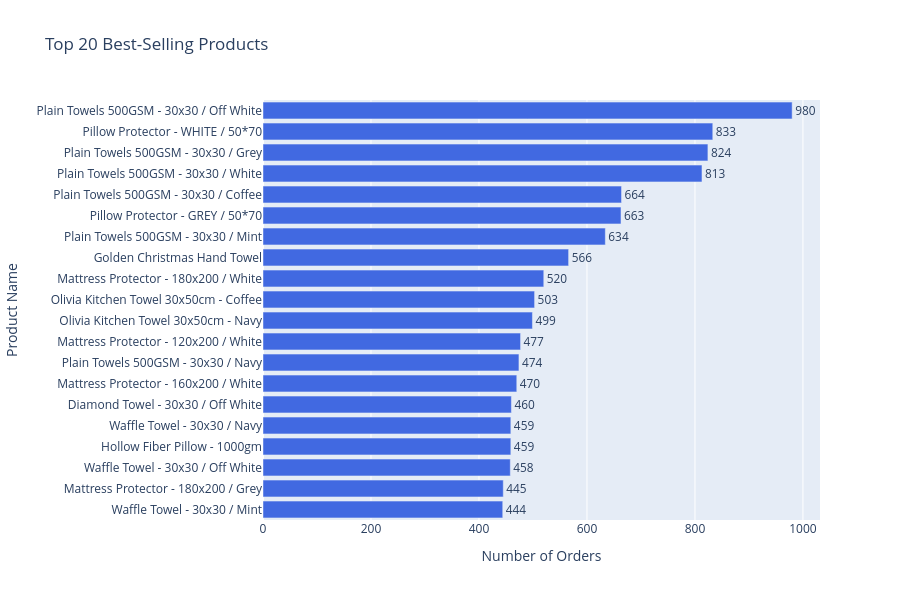

The notebook cell saved with this chart:
### Code cell
all_products = df['Lineitem name'].explode()
all_products = pd.concat([all_products, df['Lineitem quantity'].explode()], axis=1)

all_products['Lineitem quantity'] = pd.to_numeric(all_products['Lineitem quantity'], errors='coerce')

top_products = all_products.groupby('Lineitem name')['Lineitem quantity'].sum().sort_values(ascending=False).head(20)

fig = px.bar(
    top_products, 
    x=top_products.values, 
    y=top_products.index, 
    orientation='h',
    title="Top 20 Best-Selling Products",
    labels={'x': 'Number of Orders', 'y': 'Product Name'},
    text=top_products.values,
)

fig.update_layout(
    xaxis_title="Number of Orders", 
    yaxis_title="Product Name", 
    height=600, 
    width=900,
    yaxis={'categoryorder':'total ascending'}
)

fig.update_traces(marker_color='royalblue', textposition='outside')

fig.show()

### Figure 1 — Plotly figure (JSON) as saved in the notebook; plotly's stock layout.template omitted (floating-point values rounded to 4 significant figures)
{"data": [{"hovertemplate": "Number of Orders=%{x}<br>Lineitem name=%{y}<br>text=%{text}<extra></extra>", "legendgroup": "", "marker": {"color": "royalblue", "pattern": {"shape": ""}}, "name": "", "orientation": "h", "showlegend": false, "text": [980.0, 833.0, 824.0, 813.0, 664.0, 663.0, 634.0, 566.0, 520.0, 503.0, 499.0, 477.0, 474.0, 470.0, 460.0, 459.0, 459.0, 458.0, 445.0, 444.0], "textposition": "outside", "type": "bar", "x": [980, 833, 824, 813, 664, 663, 634, 566, 520, 503, 499, 477, 474, 470, 460, 459, 459, 458, 445, 444], "xaxis": "x", "y": ["Plain Towels 500GSM - 30x30 / Off White", "Pillow Protector - WHITE / 50*70", "Plain Towels 500GSM - 30x30 / Grey", "Plain Towels 500GSM - 30x30 / White", "Plain Towels 500GSM - 30x30 / Coffee", "Pillow Protector - GREY / 50*70", "Plain Towels 500GSM - 30x30 / Mint", "Golden Christmas Hand Towel", "Mattress Protector - 180x200 / White", "Olivia Kitchen Towel 30x50cm - Coffee", "Olivia Kitchen Towel 30x50cm - Navy", "Mattress Protector - 120x200 / White", "Plain Towels 500GSM - 30x30 / Navy", "Mattress Protector - 160x200 / White", "Diamond Towel - 30x30 / Off White", "Hollow Fiber Pillow - 1000gm", "Waffle Towel - 30x30 / Navy", "Waffle Towel - 30x30 / Off White", "Mattress Protector - 180x200 / Grey", "Waffle Towel - 30x30 / Mint"], "yaxis": "y"}], "layout": {"barmode": "relative", "height": 600, "legend": {"tracegroupgap": 0}, "title": {"text": "Top 20 Best-Selling Products"}, "width": 900, "xaxis": {"anchor": "y", "domain": [0, 1], "title": {"text": "Number of Orders"}}, "yaxis": {"anchor": "x", "categoryorder": "total ascending", "domain": [0, 1], "title": {"text": "Product Name"}}}}
